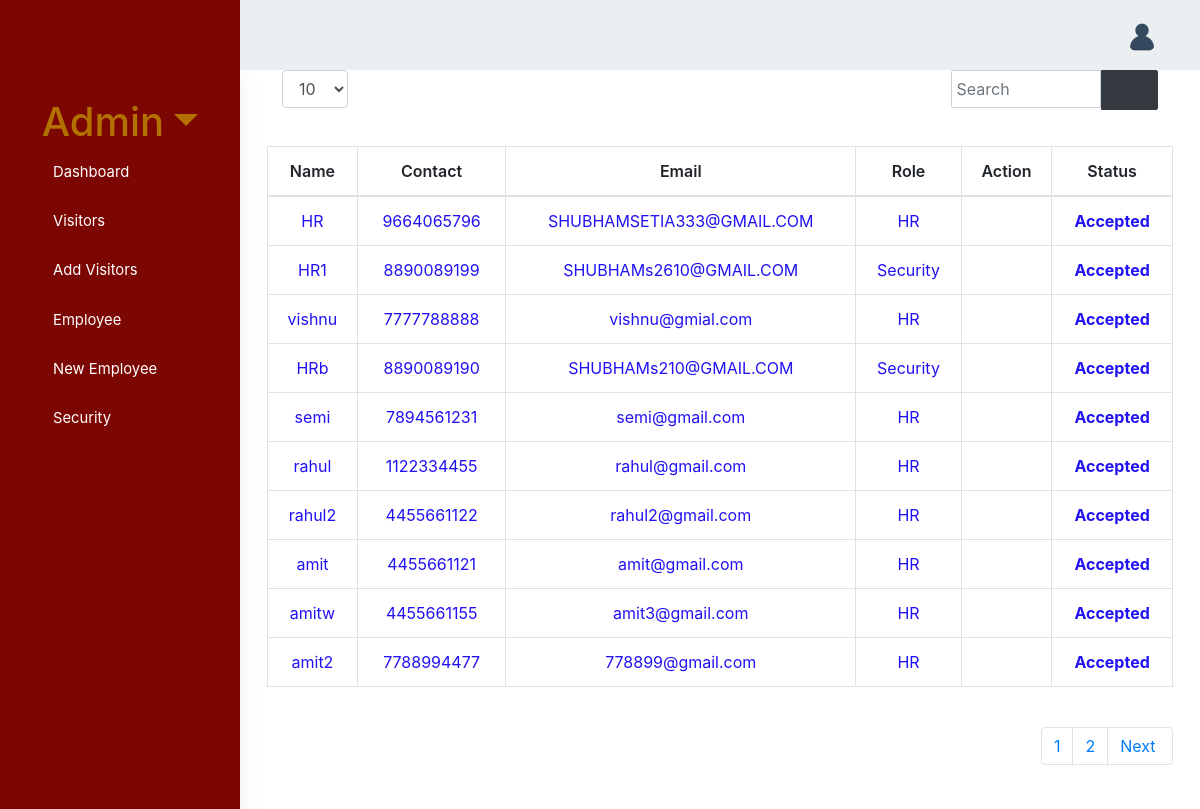
The page /NewApplicants/ (signed in) on the database its author committed.
### visit/models.py (models this page shows, shortened)
class Applicant(models.Model):
    username=models.CharField(max_length=150,unique = True)
    email=models.EmailField(max_length=150,unique = True)
    firstname=models.CharField(max_length=150)
    lastname=models.CharField(max_length=150)
    id_name=models.CharField(max_length=150)
    id_num=models.CharField(max_length=150)
    contact=models.PositiveIntegerField(null=True,unique = True)
    address=models.CharField(max_length=150)
    role=models.CharField(max_length=20,choices=(("HR","HR"),("Security","Security")))
    status = models.CharField(max_length=20,default="pending")

### visit/views.py (the view)
# urls.py: path('NewApplicants/',views.NewApplicants,name='NewApplicants'),
@login_required(login_url='/login/')
@permission_required('visit.is_hr')
def NewApplicants(request):
    ap = Applicant.objects.all()
    page_number = request.GET.get('page')
    context = pagination(ap, page_number)
    return render(request,'visit/newApplicants.html',context)

### visit/views.py (called while the page is built)
def pagination(visitor, page_number,entry=10):
    paginator = Paginator(visitor, entry, orphans=1)
    page_obj = paginator.get_page(page_number)
    context = {'page_obj': page_obj}
    return context

### visit/templates/visit/newApplicants.html (shortened to what this page needs)
{% extends 'base1.html' %} {% load static %}
 {% block content %}
{% include 'visit/navbar1.html' %}
<div style="margin-top:0%;">
<div class="container-fluid" >
<div class="card-box">
  <form
    class="form-inline"
    method="GET"
    action="\Applicantsearch"
    id="search_form"
    style="
      margin-top: 3%;
    "
  >
  <div class="container">
  <div class="row emp-profile" >
  <div class="col-md-12">
  <select class="form-control" name='entry' id='entry'>
  <option value=10>10</option>
  </select>
    <ul class="mx-auto" style="float:right;" ><li style="display:flex;">
    <input
      class="form-control "
      id="visitorSearchField"
      type="search"
      name="searchText"
      placeholder="Search"
      aria-label="Search"
      style="border-radius: 2px 0px 0px 2px; padding:5px;width:150px"
    />
    <span style="padding-bottom:20px;width:auto">
          <button type="submit" class="btn btn-dark" style="border-radius: 0px 2px 2px 0px;padding:7px 7px 7px 20px;">
        <b><i class="fas fa-search ">&nbsp&nbsp&nbsp&nbsp</i></b>
      </button>
      </span></li></ul>
      </div>
      </div>
  </div>
  </form>
<div class="row">
  <div class="col-12" style="overflow-x: auto;">
    <table  id="datatable" class="table table-bordered table-hover dt-responsive nowrap">
      <thead style="font-weight:bold">
        <tr class="text-center">
          <th scope="col">Name</th>
          <th scope="col">Contact</th>
          <th scope="col">Email</th>
          <th scope="col">Role</th>
          <th scope="col">Action</th>
          <th scope="col">Status</th>
        </tr>
      </thead>
      <tbody>
        {% for visitor in page_obj %}
        <tr class="text-center"  {% if visitor.status == "Rejected" %}  style="color:red;" {% elif visitor.status == "Accepted" %} style="color:rgb(33, 18, 243);"{%elif visitor.status == "pending" %} style="background-color: rgb(253, 205, 101);"  {% endif %}>
          <td>{{visitor.username}}</td>
          <td>{{visitor.contact}}</td>
          <td>{{visitor.email}}</td>
          <td>{{visitor.role}}</td>
          <td>
             <a href="{% url 'visit:ApplicantInfo' id=visitor.id %}" ><i class="fas fa-edit"></i></a>
          </td>
          <td><b>{{visitor.status}}</b></td>
        </tr>
        {% endfor %}
      </tbody>
    </table>
  </div></div>
  <br>
  <nav style="padding-bottom:20px">
    <ul class="pagination mx-auto" style="float:right;">
        {% if page_obj.has_next %}
        <li class="page-item"><a class="page-link" href="?page={{page_obj.next_page_number|add:-1}}{% if not searchText %}&searchText={%elif searchText%}&searchText={{searchText}}{% endif %}{% if not entry %}&entry={% elif entry %}&entry={{entry}}{% endif %}">{{page_obj.next_page_number|add:-1}}</a></li>
        <li class="page-item"><a class="page-link" href="?page={{page_obj.next_page_number}}{% if not searchText %}&searchText={%elif searchText%}&searchText={{searchText}}{% endif %}{% if not entry %}&entry={% elif entry %}&entry={{entry}}{% endif %}">{{page_obj.next_page_number}}</a></li>
        <li class="page-item"><a class="page-link" href="?page={{page_obj.next_page_number}}{% if not searchText %}&searchText={%elif searchText%}&searchText={{searchText}}{% endif %}{% if not entry %}&entry={% elif entry %}&entry={{entry}}{% endif %}">Next&nbsp</a></li>
      {% endif%}
    </ul>
  </nav>
  </div>
{% endblock content %}

### visit/templates/visit/sidebar.html (shortened to what this page needs)
{% load static %}
<div class="left-side-menu">
   <div class="slimscroll-menu">
 <link href="{% static 'css/app.css' %}" id="app-stylesheet" rel="stylesheet" type="text/css" />
       <div class="user-box text-center">
           <div class="dropdown">
               <a href="#" class="user-name dropdown-toggle h5 mt-2 mb-1 d-block" style="font-size:40px;" data-toggle="dropdown"  aria-expanded="false">{{user.username.capitalize}}</a>
           </div>
       </div>
        <div id="sidebar-menu" >
            <ul class="metismenu" id="side-menu">
                {%if request.user.is_superuser%}
        <li><a href="{% url 'visit:dashboard' %}" style=" display:flex !important;"><i class="mdi mdi-view-dashboard"></i> <span>Dashboard </span></a></li>
        <li><a href="{% url 'visit:visitor' %}" style=" display:flex !important;"><i class="fas fa-user-tie"></i><span> Visitors </span></a></li>
        <li><a href="{% url 'visit:newvisitor' %}" style="display:flex !important;"><i class="fas fa-user-plus"></i><span>Add&nbspVisitors</span></a></li>
        <li><a href="{% url 'visit:NewApplicants' %}" style=" display:flex !important;"><i class="fas fa-user-check"></i><span>Employee</span></a></li>
        <li><a href="{% url 'visit:register' %}" style=" display:flex !important;"><i class=" fas fa-user-edit"></i><span>New&nbspEmployee</span></a></li>
         <li><a href="{% url 'visit:security_page' %}" style=" display:flex !important;"><i class=" fas fa-user-shield"></i><span>Security</span></a></li>
         {% elif request.user.is_staff and perms.visit.is_Security %}
         <li style="margin-right: 10px;"><a href="{% url 'visit:security_page' %}" style=" display:flex !important;"><i  class="fas fa-user-shield"></i><span style="color:white;">Security Page</span></a></li>
       {%elif user.is_authenticated%}
        <li><a href="{% url 'visit:dashboard' %}" style="color: white !important; display:flex !important;"><i class="mdi mdi-view-dashboard"></i> <span>Dashboard </span></a></li>
         {% endif %}
            </ul>
        </div>
    </div>
</div>

### static/css/style.css (style rules this page uses)
body { padding: 0; margin: 0; overflow-x: hidden; }
span { display: block; padding: 0 0 5px; }
input, textarea { width: 90%; padding: 10px; margin-bottom: 20px; border: 1px solid #1c87c9; outline: none; }

### rows shown on the page
Applicant: username "HR", contact "9664065796", email "SHUBHAMSETIA333@GMAIL.COM", role "HR", status "Accepted"
Applicant: username "HR1", contact "8890089199", email "SHUBHAMs2610@GMAIL.COM", role "Security", status "Accepted"
Applicant: username "vishnu", contact "7777788888", email "vishnu@gmial.com", role "HR", status "Accepted"
Applicant: username "HRb", contact "8890089190", email "SHUBHAMs210@GMAIL.COM", role "Security", status "Accepted"
Applicant: username "semi", contact "7894561231", email "semi@gmail.com", role "HR", status "Accepted"
Applicant: username "rahul", contact "1122334455", email "rahul@gmail.com", role "HR", status "Accepted"
Applicant: username "rahul2", contact "4455661122", email "rahul2@gmail.com", role "HR", status "Accepted"
Applicant: username "amit", contact "4455661121", email "amit@gmail.com", role "HR", status "Accepted"
Applicant: username "amitw", contact "4455661155", email "amit3@gmail.com", role "HR", status "Accepted"
Applicant: username "amit2", contact "7788994477", email "778899@gmail.com", role "HR", status "Accepted"

### other values the page prints
{{ user.username.capitalize }} "Admin"
{{ page_obj.next_page_number|add:-1 }} "1"
{{ page_obj.next_page_number }} "2"
